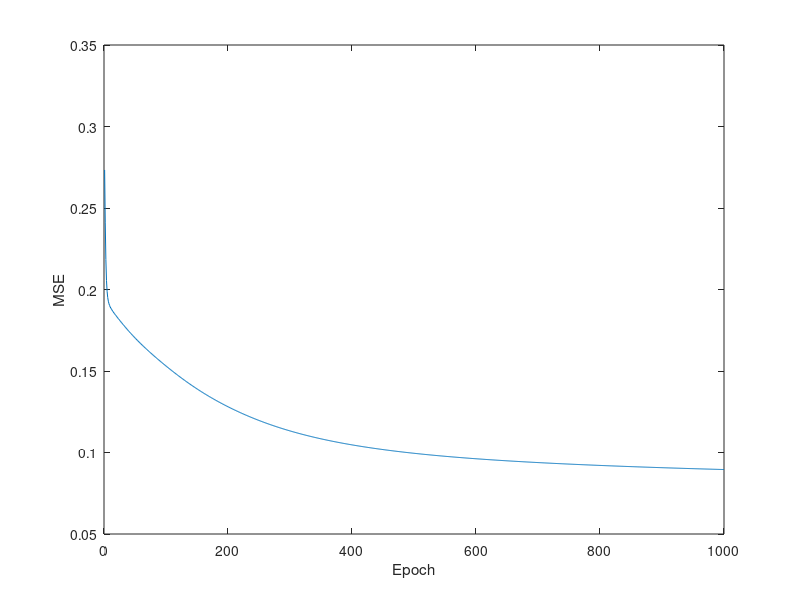

Source code (MATLAB):
clc;
clear;

P = ...
    [3 3 2;  % P1
     3 3 2;  % P2
     3 2 1;  % P3
     3 1 1;  % P4
     2 3 2;  % P5
     2 2 2;  % P6
     2 2 1;  % P7
     2 1 1;  % P8
     1 3 2;  % P9
     1 2 1;  % P10
     1 1 1]; % P11
 
T = ...
    [1;
    1;
    1;
    0;
    1;
    1;
    1;
    0;
    1;
    0;
    1];
 
JumPola = length(P(:, 1));  % Jumlah semua pola latih.
DimPola = length(P(1, :));  % Dimensi pola latih.
JONeuron = length(T(1, :)); % Jumlah neuron pada output layer.
 
JHNeuron = 5;   % Jumlah neuron pada hidden layer.
LR = 0.1;       % Learning rate.
Epoch = 1000;   % Maximum iterasi.
MaxMSE = 10^-5; % Maximum MSE.
 
% ------------------------------------------------------------------------
% Bangkitkan weigth antara input layer dan hidden layer secara acak
% dalam interval -1 through 1. Simpan sebagai W1.
% ------------------------------------------------------------------------

W1 = [];
for ii = 1:JHNeuron
    W1 = [W1; (rand(1, DimPola) * 2-1)];
end
W1 = W1';

% ------------------------------------------------------------------------
% Bangkitkan weight antara hidden layer dan output layer secara acak
% dalam interval -1 through 1. Simpan sebagai W2.
% ------------------------------------------------------------------------

W2 = [];
for ii = 1:JONeuron
    W2 = [W2; (rand(1, JHNeuron) * 2-1)];
end
W2 = W2';

MSEepoch = MaxMSE + 1;  % Mean Square Error untuk 1 epoch.
MSE = [];               % List MSE untuk seluruh epoch.
ee = 1;                 % Index epoch.

while (ee <= Epoch) && (MSEepoch > MaxMSE)
    MSEepoch = 0;
    for pp = 1:JumPola
        CP = P(pp, :); % Current pattern.
        CT = T(pp, :); % Current target.
        
        % -----------------------------------------------------------------
        % Perhitungan maju untuk mendapatkan Output, Error, dan MSE
        % -----------------------------------------------------------------
        
        A1 = [];
        for ii = 1:JHNeuron
            v = CP*W1(:, ii);
            A1 = [A1 1/(1+exp(-v))];
        end
        A2 = [];
        for jj = 1:JONeuron
            v = A1 * W2(:, jj);
            A2 = [A2 1/(1+exp(-v))];
        end
        Error = CT - A2;
        
        for kk = 1:length(Error)
            MSEepoch = MSEepoch + Error(kk)^2;
        end
        
        % -----------------------------------------------------------------
        % Perhitungan mundur untuk mengupdate W1 dan W2
        % -----------------------------------------------------------------
        for kk = 1:JONeuron
            D2(kk) = A2(kk) * (1 - A2(kk)) * Error(kk);
        end
        dW2 = [];
        for jj = 1:JHNeuron
            for kk =1:JONeuron
                delta2(kk) = LR * D2(kk) * A1(jj);
            end
            dW2 = [dW2; delta2];
        end
        for jj =1:JHNeuron
            D1(jj) = A1 * (1-A1)' * D2 * W2(jj, :);
        end
        dW1 = [];
        for ii = 1:DimPola
            for jj = 1:JHNeuron
                delta1(jj) = LR * D1(jj) * CP(ii);
            end
            dW1 = [dW1; delta1];
        end
        W1 = W1 + dW1; % W1 baru.
        W2 = W2 + dW2; % W2 baru.
    end
    MSE = [MSE (MSEepoch/JumPola)];
    ee = ee + 1;
end

save('TrainingResult', 'W1', 'W2', 'MSE', 'JHNeuron', 'JONeuron', 'LR');

plot(MSE);
xlabel('Epoch');
ylabel('MSE');

 
